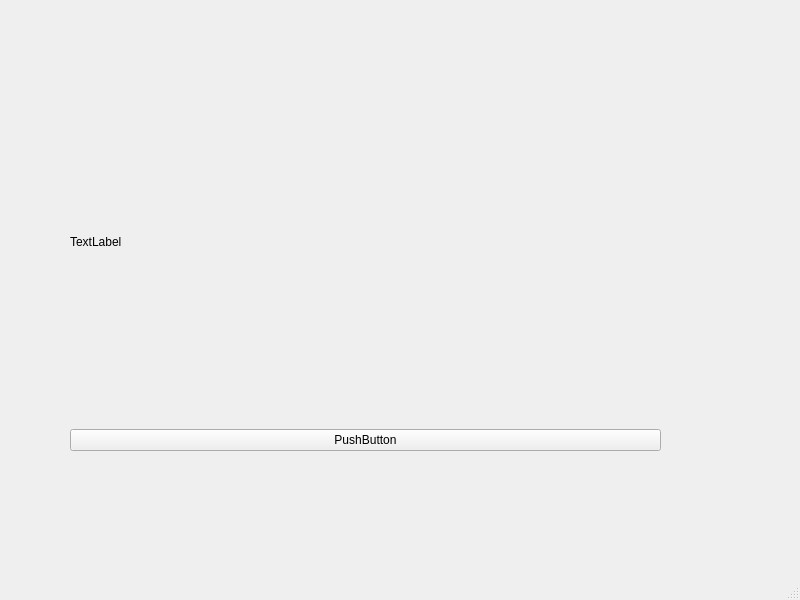
<?xml version="1.0" encoding="UTF-8"?>
<ui version="4.0">
 <class>MainWindow</class>
 <widget class="QMainWindow" name="MainWindow">
  <property name="geometry">
   <rect>
    <x>0</x>
    <y>0</y>
    <width>800</width>
    <height>600</height>
   </rect>
  </property>
  <property name="windowTitle">
   <string>MainWindow</string>
  </property>
  <widget class="QWidget" name="centralwidget">
   <widget class="QWidget" name="verticalLayoutWidget">
    <property name="geometry">
     <rect>
      <x>70</x>
      <y>60</y>
      <width>591</width>
      <height>391</height>
     </rect>
    </property>
    <layout class="QVBoxLayout" name="verticalLayout">
     <item>
      <widget class="QLabel" name="label">
       <property name="text">
        <string>TextLabel</string>
       </property>
      </widget>
     </item>
     <item>
      <widget class="QPushButton" name="pushButton">
       <property name="text">
        <string>PushButton</string>
       </property>
      </widget>
     </item>
    </layout>
   </widget>
  </widget>
  <widget class="QMenuBar" name="menubar">
   <property name="geometry">
    <rect>
     <x>0</x>
     <y>0</y>
     <width>800</width>
     <height>21</height>
    </rect>
   </property>
  </widget>
  <widget class="QStatusBar" name="statusbar"/>
 </widget>
 <resources/>
 <connections/>
</ui>
